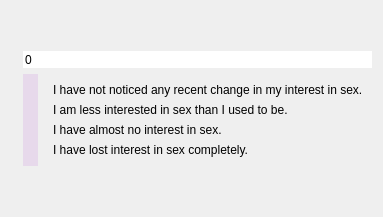
          <widget class="QWidget" name="pageOne">
           <layout class="QGridLayout" name="gridLayout_17">
            <item row="2" column="0">
             <widget class="QFrame" name="frame_12">
              <layout class="QGridLayout" name="gridLayout_47">
               <property name="leftMargin">
                <number>12</number>
               </property>
               <property name="topMargin">
                <number>0</number>
               </property>
               <property name="rightMargin">
                <number>0</number>
               </property>
               <property name="bottomMargin">
                <number>0</number>
               </property>
               <item row="1" column="1">
                <widget class="QFrame" name="frame_11">
                 <layout class="QVBoxLayout" name="verticalLayout_20">
                  <item>
                   <widget class="QLabel" name="label_78">
                    <property name="text">
                     <string>I have not noticed any recent change in my interest in sex.</string>
                    </property>
                   </widget>
                  </item>
                  <item>
                   <widget class="QLabel" name="label_79">
                    <property name="text">
                     <string>I am less interested in sex than I used to be.</string>
                    </property>
                   </widget>
                  </item>
                  <item>
                   <widget class="QLabel" name="label_80">
                    <property name="text">
                     <string>I have almost no interest in sex.</string>
                    </property>
                   </widget>
                  </item>
                  <item>
                   <widget class="QLabel" name="label_81">
                    <property name="text">
                     <string>I have lost interest in sex completely.</string>
                    </property>
                   </widget>
                  </item>
                 </layout>
                </widget>
               </item>
               <item row="1" column="0">
                <widget class="QSlider" name="b_slider_21">
                 <property name="styleSheet">
                  <string notr="true">

/* ///////////////////////////////////////////////////////////////
QSlider Colors
/////////////////////////////////////////////////////////////// */

QSlider::handle:vertical {background:rgb(189,97,218);}
QSlider::handle:vertical:hover {background:rgb(229,137,255);}
QSlider::handle:vertical:pressed {background:rgb(139,47,168);}
QSlider::groove:vertical:hover {background:rgba(189,97,218,0.25);}
QSlider::groove:vertical {background:rgba(189,97,218,0.15);}

        </string>
                 </property>
                 <property name="maximum">
                  <number>3</number>
                 </property>
                 <property name="orientation">
                  <enum>Qt::Vertical</enum>
                 </property>
                 <property name="invertedAppearance">
                  <bool>true</bool>
                 </property>
                </widget>
               </item>
               <item row="0" column="0" colspan="2">
                <widget class="QSpinBox" name="b_box_21">
                 <property name="frame">
                  <bool>false</bool>
                 </property>
                 <property name="buttonSymbols">
                  <enum>QAbstractSpinBox::NoButtons</enum>
                 </property>
                </widget>
               </item>
              </layout>
             </widget>
            </item>
            <item row="0" column="0">
             <spacer name="verticalSpacer_44">
              <property name="orientation">
               <enum>Qt::Vertical</enum>
              </property>
              <property name="sizeHint" stdset="0">
               <size>
                <width>20</width>
                <height>40</height>
               </size>
              </property>
             </spacer>
            </item>
            <item row="3" column="0">
             <spacer name="verticalSpacer_43">
              <property name="orientation">
               <enum>Qt::Vertical</enum>
              </property>
              <property name="sizeHint" stdset="0">
               <size>
                <width>20</width>
                <height>40</height>
               </size>
              </property>
             </spacer>
            </item>
           </layout>
          </widget>
